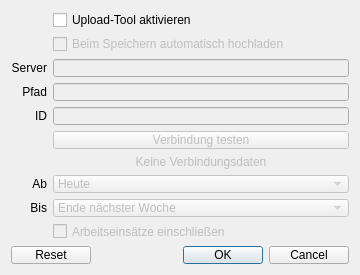
<?xml version="1.0" encoding="UTF-8"?>
<ui version="4.0">
 <class>FileSettingsDialog</class>
 <widget class="QDialog" name="FileSettingsDialog">
  <property name="windowModality">
   <enum>Qt::WindowModal</enum>
  </property>
  <property name="geometry">
   <rect>
    <x>0</x>
    <y>0</y>
    <width>360</width>
    <height>275</height>
   </rect>
  </property>
  <property name="minimumSize">
   <size>
    <width>360</width>
    <height>275</height>
   </size>
  </property>
  <property name="maximumSize">
   <size>
    <width>360</width>
    <height>275</height>
   </size>
  </property>
  <property name="windowTitle">
   <string>Dialog</string>
  </property>
  <layout class="QGridLayout" name="gridLayout">
   <property name="spacing">
    <number>6</number>
   </property>
   <item row="8" column="0">
    <widget class="QLabel" name="label_6">
     <property name="text">
      <string>Bis</string>
     </property>
     <property name="alignment">
      <set>Qt::AlignRight|Qt::AlignTrailing|Qt::AlignVCenter</set>
     </property>
    </widget>
   </item>
   <item row="1" column="1">
    <widget class="QCheckBox" name="checkAuto">
     <property name="enabled">
      <bool>false</bool>
     </property>
     <property name="text">
      <string>Beim Speichern automatisch hochladen</string>
     </property>
    </widget>
   </item>
   <item row="5" column="1">
    <widget class="QPushButton" name="pushCheck">
     <property name="enabled">
      <bool>false</bool>
     </property>
     <property name="text">
      <string>Verbindung testen</string>
     </property>
    </widget>
   </item>
   <item row="3" column="0">
    <widget class="QLabel" name="label_3">
     <property name="text">
      <string>Pfad</string>
     </property>
     <property name="alignment">
      <set>Qt::AlignRight|Qt::AlignTrailing|Qt::AlignVCenter</set>
     </property>
    </widget>
   </item>
   <item row="10" column="0" colspan="2">
    <widget class="QDialogButtonBox" name="buttonBox">
     <property name="orientation">
      <enum>Qt::Horizontal</enum>
     </property>
     <property name="standardButtons">
      <set>QDialogButtonBox::Cancel|QDialogButtonBox::Ok|QDialogButtonBox::Reset</set>
     </property>
    </widget>
   </item>
   <item row="7" column="1">
    <widget class="QComboBox" name="comboFrom">
     <property name="enabled">
      <bool>false</bool>
     </property>
     <property name="currentIndex">
      <number>0</number>
     </property>
     <item>
      <property name="text">
       <string>Heute</string>
      </property>
     </item>
     <item>
      <property name="text">
       <string>Beginn des aktuellen Monats</string>
      </property>
     </item>
     <item>
      <property name="text">
       <string>Alle vergangenen Termine</string>
      </property>
     </item>
    </widget>
   </item>
   <item row="2" column="0">
    <widget class="QLabel" name="label_2">
     <property name="text">
      <string>Server</string>
     </property>
     <property name="alignment">
      <set>Qt::AlignRight|Qt::AlignTrailing|Qt::AlignVCenter</set>
     </property>
    </widget>
   </item>
   <item row="4" column="1">
    <widget class="QLineEdit" name="lineID">
     <property name="enabled">
      <bool>false</bool>
     </property>
    </widget>
   </item>
   <item row="0" column="1">
    <widget class="QCheckBox" name="checkEnable">
     <property name="text">
      <string>Upload-Tool aktivieren</string>
     </property>
    </widget>
   </item>
   <item row="2" column="1">
    <widget class="QLineEdit" name="lineServer">
     <property name="enabled">
      <bool>false</bool>
     </property>
     <property name="inputMethodHints">
      <set>Qt::ImhUrlCharactersOnly</set>
     </property>
    </widget>
   </item>
   <item row="7" column="0">
    <widget class="QLabel" name="label_5">
     <property name="text">
      <string>Ab</string>
     </property>
     <property name="alignment">
      <set>Qt::AlignRight|Qt::AlignTrailing|Qt::AlignVCenter</set>
     </property>
    </widget>
   </item>
   <item row="8" column="1">
    <widget class="QComboBox" name="comboTo">
     <property name="enabled">
      <bool>false</bool>
     </property>
     <item>
      <property name="text">
       <string>Ende nächster Woche</string>
      </property>
     </item>
     <item>
      <property name="text">
       <string>Ende des nächsten Monats</string>
      </property>
     </item>
     <item>
      <property name="text">
       <string>Ende diesen Jahres</string>
      </property>
     </item>
     <item>
      <property name="text">
       <string>Alle zukünftigen Termine</string>
      </property>
     </item>
    </widget>
   </item>
   <item row="3" column="1">
    <widget class="QLineEdit" name="linePath">
     <property name="enabled">
      <bool>false</bool>
     </property>
     <property name="inputMethodHints">
      <set>Qt::ImhUrlCharactersOnly</set>
     </property>
    </widget>
   </item>
   <item row="9" column="1">
    <widget class="QCheckBox" name="checkActivity">
     <property name="enabled">
      <bool>false</bool>
     </property>
     <property name="text">
      <string>Arbeitseinsätze einschließen</string>
     </property>
    </widget>
   </item>
   <item row="4" column="0">
    <widget class="QLabel" name="label_4">
     <property name="text">
      <string>ID</string>
     </property>
     <property name="alignment">
      <set>Qt::AlignRight|Qt::AlignTrailing|Qt::AlignVCenter</set>
     </property>
    </widget>
   </item>
   <item row="6" column="1">
    <widget class="QLabel" name="labelStatus">
     <property name="enabled">
      <bool>false</bool>
     </property>
     <property name="text">
      <string>Keine Verbindungsdaten</string>
     </property>
     <property name="alignment">
      <set>Qt::AlignCenter</set>
     </property>
    </widget>
   </item>
  </layout>
 </widget>
 <resources/>
 <connections>
  <connection>
   <sender>buttonBox</sender>
   <signal>accepted()</signal>
   <receiver>FileSettingsDialog</receiver>
   <slot>accept()</slot>
   <hints>
    <hint type="sourcelabel">
     <x>248</x>
     <y>254</y>
    </hint>
    <hint type="destinationlabel">
     <x>157</x>
     <y>274</y>
    </hint>
   </hints>
  </connection>
  <connection>
   <sender>buttonBox</sender>
   <signal>rejected()</signal>
   <receiver>FileSettingsDialog</receiver>
   <slot>reject()</slot>
   <hints>
    <hint type="sourcelabel">
     <x>316</x>
     <y>260</y>
    </hint>
    <hint type="destinationlabel">
     <x>286</x>
     <y>274</y>
    </hint>
   </hints>
  </connection>
 </connections>
</ui>
